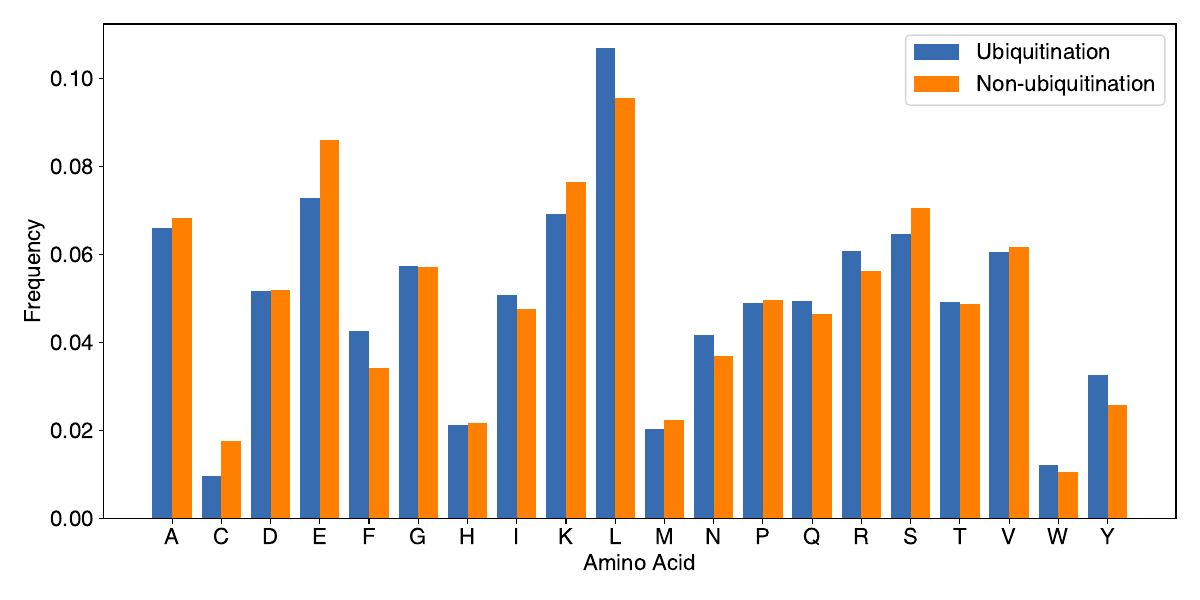

The Python source for this figure:
import numpy as np
import matplotlib.pyplot as plt
import matplotlib.font_manager as fm
font_path = './Helvetica.ttf'
font_prop = fm.FontProperties(fname=font_path)
fm.fontManager.addfont(font_path)
plt.rcParams['font.family'] = font_prop.get_name()
plt.rcParams['font.size'] = 16
plt.rcParams['axes.unicode_minus']=False

def read_fasta(filename):
    with open(filename, 'r') as f:
        seq = ''
        for line in f:
            line = line.strip()
            if not line.startswith('>'):
                seq += f'{line[:12]}{line[13:]}'
    return seq

def amino_acid_freq(seq):
    freq = {}
    amino_acids = ['A', 'C', 'D', 'E', 'F', 'G', 'H', 'I', 'K', 'L', 'M', 'N', 'P', 'Q', 'R', 'S', 'T', 'V', 'W', 'Y']
    for aa in amino_acids:
        count = seq.count(aa)
        freq[aa] = round(count / len(seq), 4)
    return freq

def plot_histogram(pos_freq, neg_freq):
    amino_acids = ['A', 'C', 'D', 'E', 'F', 'G', 'H', 'I', 'K', 'L', 'M', 'N', 'P', 'Q', 'R', 'S', 'T', 'V', 'W', 'Y']
    pos_values = []
    neg_values = []
    for aa in amino_acids:
        pos_values.append(pos_freq[aa])
        neg_values.append(neg_freq[aa])
    x = np.arange(len(amino_acids))
    width = 0.4
    fig, ax = plt.subplots(figsize=(12, 6))
    ax.bar(x - width/2, pos_values, width, color=(56/255,108/255,176/255), label='Ubiquitination')
    ax.bar(x + width/2, neg_values, width, color=(255/255,127/255,0/255), label='Non-ubiquitination')
    ax.set_xticks(x)
    ax.set_xticklabels(amino_acids)
    ax.set_xlabel('Amino Acid')
    ax.set_ylabel('Frequency')
    ax.legend()
    fig.tight_layout()
    plt.savefig(f'./aa_frequency.pdf')
    plt.show()

pos_seq = read_fasta('../diff_length/data_preprocessing/pos_neg/pos.fasta')
neg_seq = read_fasta('../diff_length/data_preprocessing/pos_neg/neg.fasta')
pos_freq = amino_acid_freq(pos_seq)
neg_freq = amino_acid_freq(neg_seq)
plot_histogram(pos_freq, neg_freq)
